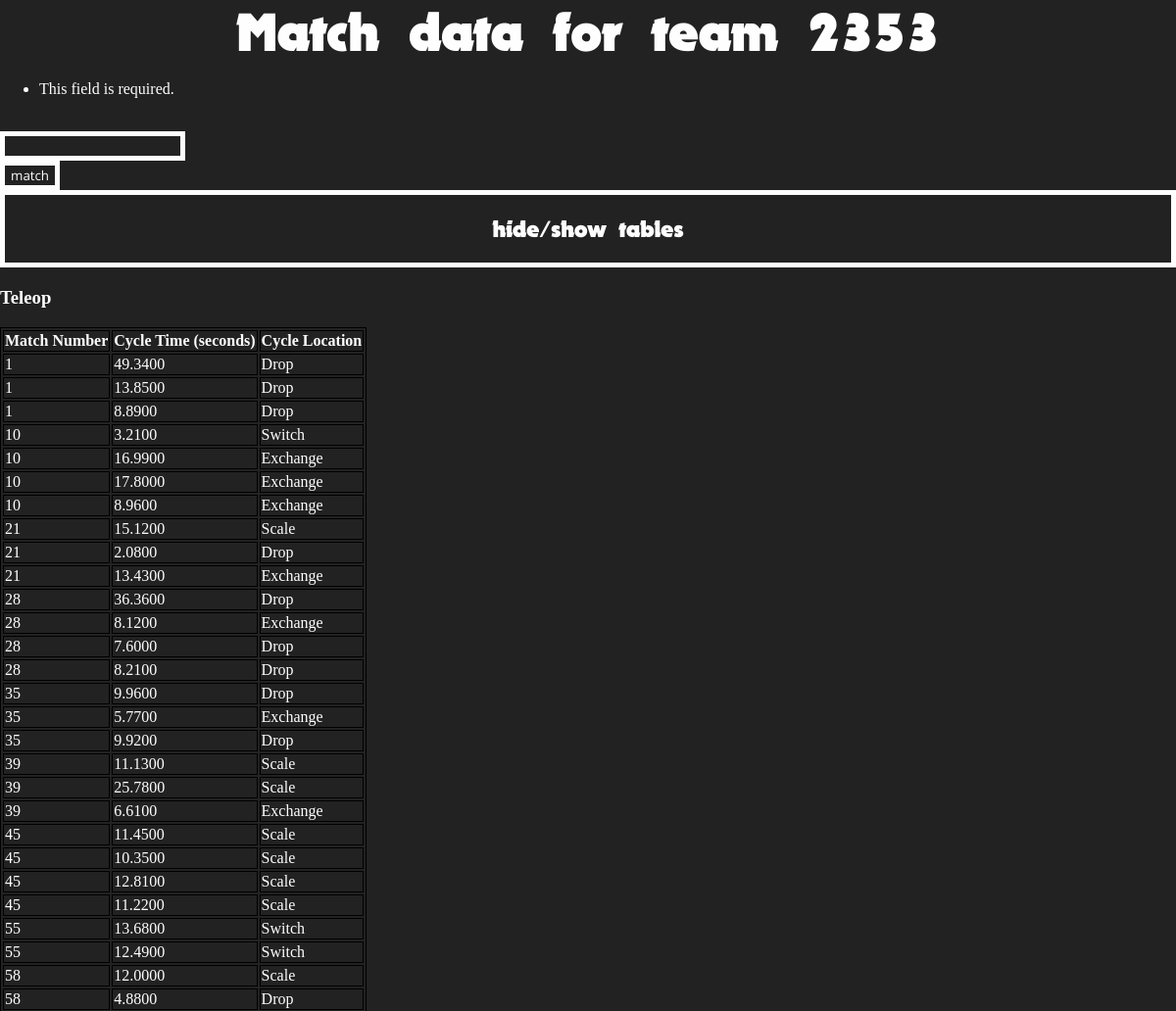
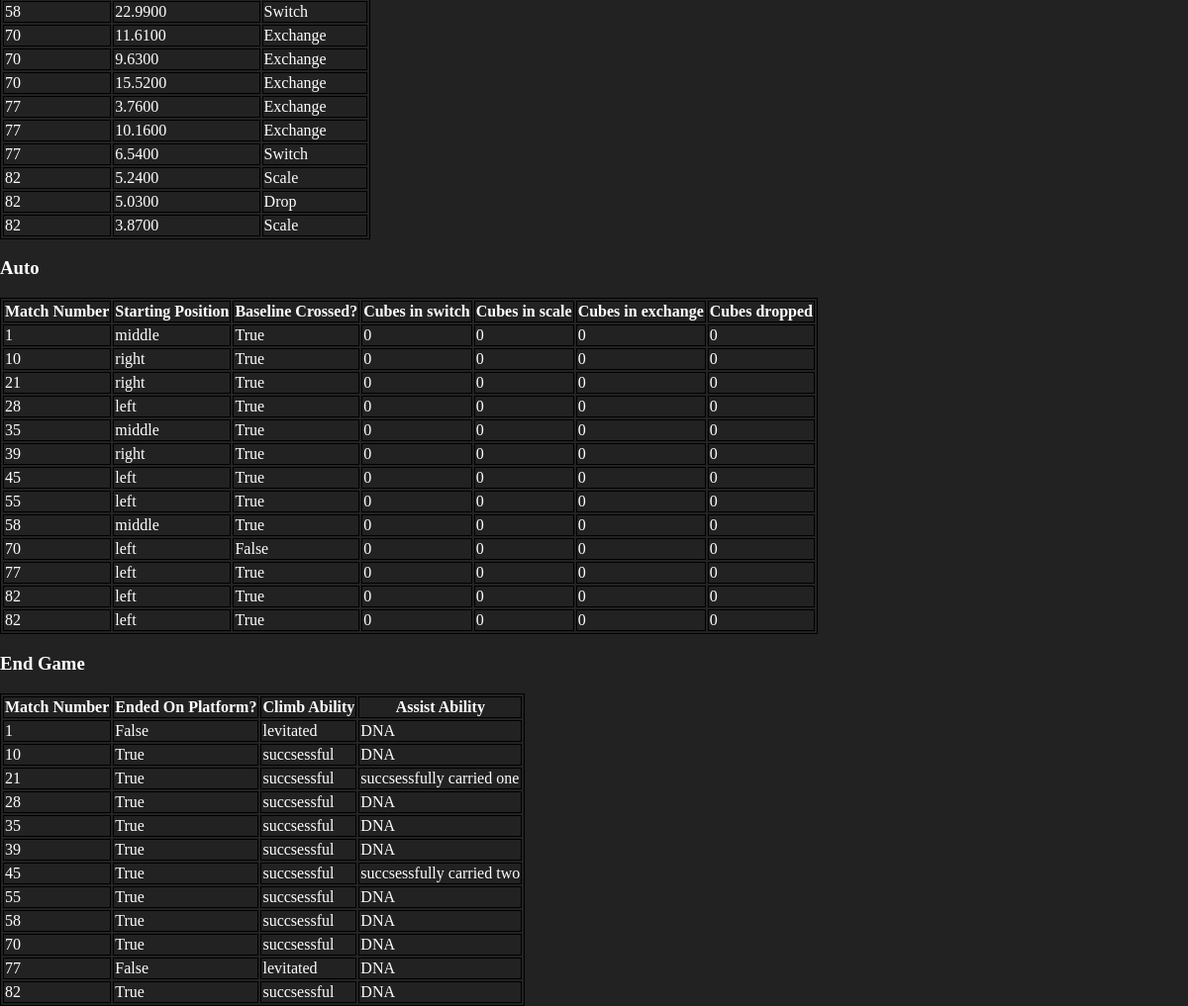
Screenshot of /scout/team/2353/ (signed in) with the database file from the repository (2 pictures, top to bottom).
### scoutapp2018/models.py (models this page shows, shortened)
class CycleTime(models.Model):
    time = models.DecimalField(max_digits=10, decimal_places=4)
    team = models.PositiveIntegerField()
    match = models.PositiveIntegerField()
    location = models.CharField(max_length = 35, default = 'none')

class Auto(models.Model):
    match = models.IntegerField()
    team = models.IntegerField()
    baseline_crossed = models.BooleanField(default = False)
    starting_position = models.CharField(max_length=10000, choices=AUTO_START_CHOICES)
    cubes_in_switch = models.IntegerField()
    cubes_in_scale = models.IntegerField()
    cubes_in_vault = models.IntegerField()
    cubes_dropped = models.IntegerField()

class EndGame(models.Model):
    match = models.IntegerField()
    team = models.IntegerField()
    on_platform = models.BooleanField()
    climb_success = models.CharField(max_length=1000, choices=CLIMB_SUCCESS)
    assist = models.CharField(max_length=1000, choices=ASSIST)

### scoutapp2018/views.py (the view)
# urls.py: url(r'^team/(?P<team_number>[0-9999]+)/$', views.team, name='team'),
@login_required
def team(request, team_number):
    cycle_times = CycleTime.objects.filter(team=team_number)
    autos = Auto.objects.filter(team=team_number)
    end_games = EndGame.objects.filter(team=team_number)
    tele_cubes_in_switch = len(CycleTime.objects.filter(team=team_number).filter(location="Switch"))
    tele_cubes_in_scale = len(CycleTime.objects.filter(team=team_number).filter(location="Scale"))
    tele_cubes_dropped = len(CycleTime.objects.filter(team=team_number).filter(location="Drop"))
    tele_cubes_in_exchange = len(CycleTime.objects.filter(team=team_number).filter(location="Exchange"))
    tele_cubes_in_opp_switch = len(CycleTime.objects.filter(team=team_number).filter(location="Opp-Switch"))
    switch_cycles = CycleTime.objects.filter(team=team_number).filter(location="Switch")
    scale_cycles = CycleTime.objects.filter(team=team_number).filter(location="Scale")
    exchange_cycles = CycleTime.objects.filter(team=team_number).filter(location="Exchange")
    switch_times = []
    scale_times = []
    exchange_times = []
    for cycle in switch_cycles:
        switch_times.append(cycle.time)
    for cycle in scale_cycles:
        scale_times.append(cycle.time)
    for cycle in exchange_cycles:
        exchange_times.append(cycle.time)
    avg_switch_time = 0
    avg_scale_time = 0
    avg_exchange_time = 0
    if tele_cubes_in_switch != 0:
        avg_switch_time = sum(switch_times)/tele_cubes_in_switch
    if tele_cubes_in_scale != 0:
        avg_scale_time = sum(scale_times)/tele_cubes_in_scale
    if tele_cubes_in_exchange != 0:
        avg_exchange_time = sum(exchange_times)/tele_cubes_in_exchange
    if request.method == 'POST':
        form = TeamMatchView(request.POST)
        if form.is_valid():
            match = form.cleaned_data['match_number']
            cycle_times = CycleTime.objects.filter(team=team_number).filter(match=match)
            autos = Auto.objects.filter(team=team_number).filter(match=match)
            end_games = EndGame.objects.filter(team=team_number).filter(match=match)
            tele_cubes_in_switch = len(CycleTime.objects.filter(team=team_number).filter(location="Switch").filter(match=match))
            tele_cubes_in_scale = len(CycleTime.objects.filter(team=team_number).filter(location="Scale").filter(match=match))
            tele_cubes_dropped = len(CycleTime.objects.filter(team=team_number).filter(location="Drop").filter(match=match))
            tele_cubes_in_exchange = len(CycleTime.objects.filter(team=team_number).filter(location="Exchange").filter(match=match))
    else:
        form = TeamMatchView(request.POST)
    climb_count = len(EndGame.objects.filter(team=team_number).filter(climb_success=u"succsessful"))
    assisted_count = len(EndGame.objects.filter(team=team_number).filter(climb_success=u"carried by another team"))
    levitate_count = len(EndGame.objects.filter(team=team_number).filter(climb_success=u"levitated"))
    fall_count = len(EndGame.objects.filter(team=team_number).filter(climb_success=u"fell"))
    no_attempt_count = len(EndGame.objects.filter(team=team_number).filter(climb_success=u"DNA"))
    on_platform = len(EndGame.objects.filter(team=team_number).filter(on_platform=True))
    not_on_platform = len(EndGame.objects.filter(team=team_number).filter(on_platform=False))
    data_for_charts = [tele_cubes_in_switch, tele_cubes_in_scale, tele_cubes_dropped, tele_cubes_in_exchange, avg_switch_time,
                       avg_scale_time, avg_exchange_time, climb_count, assisted_count, levitate_count, fall_count, no_attempt_count,
                       on_platform, not_on_platform, tele_cubes_in_opp_switch]
    context = {'times': cycle_times, 'autos' : autos, 'end_games' : end_games, 'chart_data' : data_for_charts, "form" : form, "team" : team_number}
    return render(request, "scoutapp2018/team.html", context)

### scoutapp2018/forms.py
class TeamMatchView(forms.Form):
    match_number = forms.IntegerField()

### scoutapp2018/templates/scoutapp2018/team.html (shortened to what this page needs)
<!DOCTYPE html>
<html>
  {% load static %}
  <head>
    <link rel="stylesheet" type="text/css" href="../../static/scoutapp2018/style.css">
  </head>
  <body>
    <h1>Match data for team {{times.0.team}}</h1>
    <form action="/scout/team/{{team}}/" method="post">
      {% for field in form.visible_fields %}
              {{ field.errors }}
              {{ field.help_text }}<br />
              {{field }}<br />
      {% endfor %}
    <input type="submit" value="match" />
    <a id="table-toggle" href="#">hide/show tables</a>
    <div id = "ugly-tables">
      <h3>Teleop</h3>
      <table>
        <tr>
          <th>Match Number</th>
          <th>Cycle Time (seconds)</th>
          <th>Cycle Location</th>
        </tr>
        {% for cycle in times %}
          <tr>
            <td>{{cycle.match}}</td>
            <td>{{cycle.time}}</td>
            <td>{{cycle.location}}</td>
          </tr>
        {% endfor %}
      </table>
      <h3>Auto</h3>
      <table>
        <tr>
          <th>Match Number</th>
          <th>Starting Position</th>
          <th>Baseline Crossed?</th>
          <th>Cubes in switch</th>
          <th>Cubes in scale</th>
          <th>Cubes in exchange</th>
          <th>Cubes dropped</th>
        </tr>
        {% for auto in autos %}
          <tr>
            <td>{{auto.match}}</td>
            <td>{{auto.starting_position}}</td>
            <td>{{auto.baseline_crossed}}</td>
            <td>{{auto.cubes_in_switch}}</td>
            <td>{{auto.cubes_in_scale}}</td>
            <td>{{auto.cubes_in_vault}}</td>
            <td>{{auto.cubes_dropped}}</td>
          </tr>
        {% endfor %}
        </table>
        <h3>End Game</h3>
        <table>
          <tr>
            <th>Match Number</th>
            <th>Ended On Platform?</th>
            <th>Climb Ability</th>
            <th>Assist Ability</th>
          </tr>
          {% for end_game in end_games %}
            <tr>
              <td>{{end_game.match}}</td>
              <td>{{end_game.on_platform}}</td>
              <td>{{end_game.climb_success}}</td>
              <td>{{end_game.assist}}</td>
            </tr>
          {% endfor %}
        </table>
    </div>
  </body>
</html>

### scoutapp2018/static/scoutapp2018/style.css (style rules this page uses)
table, th, td { border: 1px solid black; }
h1 { font-family: Nougat; margin: 0; text-align: center; font-size: 3.5em; }
body { background-color: #222222; margin: 0; height: 100vh; width: 100vw; }
* { color: #fefefe; }
a { width: 100%; text-decoration: none; display: block; text-align: center; padding: 20px; box-sizing: border-box; font-family: Nougat; font-size: 1.5em; border: 5px #fefefe solid; margin-bottom: 20px; transition: .2s; }
input { background-color: #222222; font-family: Open Sans; border: 5px #fefefe solid; transition: .2s; }

### rows the page displays
CycleTime: team "2353"
Auto: match "1", starting_position "middle", baseline_crossed "True", cubes_in_switch "0", cubes_in_scale "0", cubes_in_vault "0", cubes_dropped "0"
Auto: match "10", starting_position "right", baseline_crossed "True", cubes_in_switch "0", cubes_in_scale "0", cubes_in_vault "0", cubes_dropped "0"
Auto: match "21", starting_position "right", baseline_crossed "True", cubes_in_switch "0", cubes_in_scale "0", cubes_in_vault "0", cubes_dropped "0"
Auto: match "28", starting_position "left", baseline_crossed "True", cubes_in_switch "0", cubes_in_scale "0", cubes_in_vault "0", cubes_dropped "0"
Auto: match "35", starting_position "middle", baseline_crossed "True", cubes_in_switch "0", cubes_in_scale "0", cubes_in_vault "0", cubes_dropped "0"
Auto: match "39", starting_position "right", baseline_crossed "True", cubes_in_switch "0", cubes_in_scale "0", cubes_in_vault "0", cubes_dropped "0"
Auto: match "45", starting_position "left", baseline_crossed "True", cubes_in_switch "0", cubes_in_scale "0", cubes_in_vault "0", cubes_dropped "0"
Auto: match "55", starting_position "left", baseline_crossed "True", cubes_in_switch "0", cubes_in_scale "0", cubes_in_vault "0", cubes_dropped "0"
Auto: match "58", starting_position "middle", baseline_crossed "True", cubes_in_switch "0", cubes_in_scale "0", cubes_in_vault "0", cubes_dropped "0"
Auto: match "70", starting_position "left", baseline_crossed "False", cubes_in_switch "0", cubes_in_scale "0", cubes_in_vault "0", cubes_dropped "0"
Auto: match "77", starting_position "left", baseline_crossed "True", cubes_in_switch "0", cubes_in_scale "0", cubes_in_vault "0", cubes_dropped "0"
Auto: match "82", starting_position "left", baseline_crossed "True", cubes_in_switch "0", cubes_in_scale "0", cubes_in_vault "0", cubes_dropped "0"
Auto: match "82", starting_position "left", baseline_crossed "True", cubes_in_switch "0", cubes_in_scale "0", cubes_in_vault "0", cubes_dropped "0"
EndGame: match "1", on_platform "False", climb_success "levitated", assist "DNA"
EndGame: match "10", on_platform "True", climb_success "succsessful", assist "DNA"
EndGame: match "21", on_platform "True", climb_success "succsessful", assist "succsessfully carried one"
EndGame: match "28", on_platform "True", climb_success "succsessful", assist "DNA"
EndGame: match "35", on_platform "True", climb_success "succsessful", assist "DNA"
EndGame: match "39", on_platform "True", climb_success "succsessful", assist "DNA"
EndGame: match "45", on_platform "True", climb_success "succsessful", assist "succsessfully carried two"
EndGame: match "55", on_platform "True", climb_success "succsessful", assist "DNA"
EndGame: match "58", on_platform "True", climb_success "succsessful", assist "DNA"
EndGame: match "70", on_platform "True", climb_success "succsessful", assist "DNA"
EndGame: match "77", on_platform "False", climb_success "levitated", assist "DNA"
EndGame: match "82", on_platform "True", climb_success "succsessful", assist "DNA"

### other values shown
{{ field.errors }} "This field is required."
